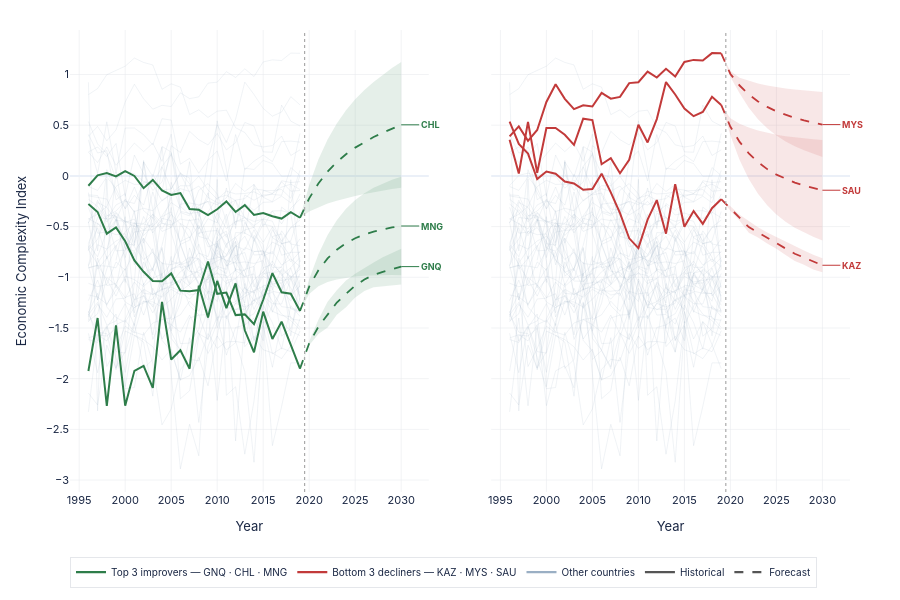

Write notebook code for a chart like this one.
### Markdown cell above
## Fig Z — ECI Forecast 2020\u20132030 (Top Improvers & Decliners)

### Code cell
# ── Retrain on full sample ────────────────────────────────────────────────────
print('Retraining on full 1995-2019 sample for forecasting...')
X_full_raw = df[all_features].values
y_full     = df['Economic Complexity Index'].values
scaler_full = StandardScaler()
X_full      = scaler_full.fit_transform(X_full_raw)
full_years  = df['Year'].values
tscv_full   = PanelTemporalCV(full_years, n_splits=5, gap=1, min_train_years=8)

fc_lasso   = LassoCV(cv=tscv_full, random_state=42, max_iter=10000).fit(X_full, y_full)
fc_ridge   = RidgeCV(alphas=np.logspace(-3, 3, 100), cv=tscv_full).fit(X_full, y_full)
fc_elastic = ElasticNetCV(l1_ratio=[0.5], cv=tscv_full, random_state=42, max_iter=10000).fit(X_full, y_full)
fc_rf      = RandomForestRegressor(n_estimators=200, max_depth=4, min_samples_leaf=10,
                                    random_state=42, n_jobs=-1).fit(X_full, y_full)
fc_models  = {'LASSO': fc_lasso, 'Ridge': fc_ridge, 'Elastic Net': fc_elastic, 'Random Forest': fc_rf}
print('  Done.')

FORECAST_YEARS = list(range(2020, 2031))
trend_features = [f for f in base_features if f != 'L1_ECI']

def extrapolate_country(cdf, years):
    last5 = cdf.tail(5)
    rows = []
    for yr in years:
        row = {'Year': yr, 'Country Code': cdf['Country Code'].iloc[0],
               'Country Name': cdf['Country Name'].iloc[0]}
        for feat in trend_features:
            vals = last5[feat].dropna().values
            if len(vals) >= 2:
                slope, intercept = np.polyfit(np.arange(len(vals)), vals, 1)
                steps = yr - int(last5['Year'].iloc[-1])
                row[feat] = float(intercept + slope * (len(vals) - 1 + steps))
            else:
                row[feat] = float(vals[-1]) if len(vals) else 0.0
        rows.append(row)
    return rows

future_rows = []
for cc, cdf in df.groupby('Country Code'):
    future_rows.extend(extrapolate_country(cdf, FORECAST_YEARS))
future_df = pd.DataFrame(future_rows)

# ── Iterative forecast ────────────────────────────────────────────────────────
records = []
for cc, cdf in df.groupby('Country Code'):
    last_eci = float(cdf.sort_values('Year')['Economic Complexity Index'].iloc[-1])
    fsub = future_df[future_df['Country Code'] == cc].sort_values('Year')
    running = {n: last_eci for n in fc_models}

    for _, frow in fsub.iterrows():
        preds = {}
        for name, model in fc_models.items():
            row_data = frow.copy()
            row_data['L1_ECI'] = running[name]
            row_data['HCI_x_ProductionValue'] = (
                (row_data['Human capital index'] - hci_m) *
                (row_data['Total_Production_Value_Per_Capita'] - prod_m))
            row_data['GFCF_x_ProductionValue'] = (
                (row_data['Gross fixed capital formation, all, Constant prices, Percent of GDP'] - gfcf_m) *
                (row_data['Total_Production_Value_Per_Capita'] - prod_m))
            x_vec = np.array([row_data[f] for f in all_features]).reshape(1, -1)
            pred  = model.predict(scaler_full.transform(x_vec))[0]
            preds[name] = pred
            running[name] = pred

        rec = {'Country Code': cc, 'Country Name': frow['Country Name'],
               'Year': frow['Year'], 'Last_Known_ECI': last_eci,
               'Ensemble': np.mean(list(preds.values()))}
        rec.update(preds)
        records.append(rec)

forecast_df = pd.DataFrame(records)
model_cols = ['LASSO', 'Ridge', 'Elastic Net', 'Random Forest']
forecast_df['ECI_std'] = forecast_df[model_cols].std(axis=1)

ranking = forecast_df.groupby('Country Code').agg(
    Country=('Country Name', 'first'),
    ECI_2019=('Last_Known_ECI', 'first'),
    ECI_2030=('Ensemble', 'last'),
).reset_index()
ranking['Total_Change'] = ranking['ECI_2030'] - ranking['ECI_2019']
ranking = ranking.sort_values('Total_Change', ascending=False).reset_index(drop=True)

top3    = ranking.head(3)['Country Code'].tolist()
bottom3 = ranking.tail(3)['Country Code'].tolist()
print(f'Top 3 improvers: {top3}')
print(f'Bottom 3 decliners: {bottom3}')

# ── Plot ──────────────────────────────────────────────────────────────────────
hist    = df[['Country Code', 'Country Name', 'Year', 'Economic Complexity Index']].dropna()
all_cc  = df['Country Code'].unique().tolist()

TOP_COL  = '#2e7d4a'
BOT_COL  = '#c23a3a'
GREY_LINE = '#9aafc4'

def hex_rgba(hex_col, alpha):
    h = hex_col.lstrip('#')
    r, g, b = int(h[0:2],16), int(h[2:4],16), int(h[4:6],16)
    return f'rgba({r},{g},{b},{alpha})'

figZ = make_subplots(rows=1, cols=2, horizontal_spacing=0.08,
                     shared_yaxes=True)

for panel, highlight, h_col in [(1, top3, TOP_COL), (2, bottom3, BOT_COL)]:

    # Background grey lines (historical only)
    for cc in all_cc:
        if cc in highlight: continue
        h = hist[hist['Country Code'] == cc].sort_values('Year')
        if len(h) == 0: continue
        figZ.add_trace(go.Scatter(
            x=h['Year'], y=h['Economic Complexity Index'], mode='lines',
            line=dict(color=GREY_LINE, width=0.6), opacity=0.25,
            showlegend=False, hoverinfo='skip',
        ), row=1, col=panel)

    # Highlighted countries
    for cc in highlight:
        h = hist[hist['Country Code'] == cc].sort_values('Year')
        f = forecast_df[forecast_df['Country Code'] == cc].sort_values('Year')
        if len(h) == 0: continue

        last_y = h['Economic Complexity Index'].iloc[-1]
        last_x = h['Year'].iloc[-1]

        # Historical solid
        figZ.add_trace(go.Scatter(
            x=h['Year'], y=h['Economic Complexity Index'], mode='lines',
            line=dict(color=h_col, width=2.0),
            showlegend=False, hoverinfo='skip',
        ), row=1, col=panel)

        if len(f) == 0: continue
        f = f.sort_values('Year')
        bx = [last_x] + f['Year'].tolist()
        by = [last_y] + f['Ensemble'].tolist()
        bstd = [0]    + f['ECI_std'].tolist()

        # CI band
        upper = [y + s for y, s in zip(by, bstd)]
        lower = [y - s for y, s in zip(by, bstd)]
        figZ.add_trace(go.Scatter(
            x=bx + bx[::-1], y=upper + lower[::-1],
            fill='toself', fillcolor=hex_rgba(h_col, 0.12),
            line=dict(width=0), showlegend=False, hoverinfo='skip',
        ), row=1, col=panel)

        # Forecast dashed
        figZ.add_trace(go.Scatter(
            x=bx, y=by, mode='lines',
            line=dict(color=h_col, width=1.8, dash='dash'),
            showlegend=False, hoverinfo='skip',
        ), row=1, col=panel)

        # Country label at right end
        xref = 'x' if panel == 1 else 'x2'
        yref = 'y' if panel == 1 else 'y2'
        figZ.add_annotation(
            x=2030, y=by[-1], xref=xref, yref=yref,
            text=f'<b>{cc}</b>', showarrow=True,
            ax=18, ay=0, arrowwidth=1, arrowcolor=h_col,
            font=dict(size=9, color=h_col), xanchor='left',
        )

    figZ.add_vline(x=2019.5, line=dict(color='#aaa', width=1.2, dash='dot'),
                   row=1, col=panel)
    figZ.update_xaxes(title_text='Year', gridcolor=GRID, gridwidth=0.5,
                       dtick=5, range=[1994, 2033], row=1, col=panel)

figZ.update_yaxes(title_text='Economic Complexity Index',
                   gridcolor=GRID, gridwidth=0.5, row=1, col=1)
figZ.update_yaxes(gridcolor=GRID, gridwidth=0.5, row=1, col=2)

# Legend
top_names = ' \u00b7 '.join(top3)
bot_names = ' \u00b7 '.join(bottom3)
for lbl, col, dash, rk in [
    (f'Top 3 improvers \u2014 {top_names}', TOP_COL,  'solid', 1),
    (f'Bottom 3 decliners \u2014 {bot_names}', BOT_COL, 'solid', 2),
    ('Other countries',                       GREY_LINE,'solid', 3),
    ('Historical',                            '#555',   'solid', 4),
    ('Forecast',                              '#555',   'dash',  5),
]:
    figZ.add_trace(go.Scatter(
        x=[None], y=[None], mode='lines',
        line=dict(color=col, width=2.2, dash=dash),
        name=lbl, legendrank=rk,
    ))

figZ.update_layout(
    template='plotly_white', plot_bgcolor=BG, paper_bgcolor=BG,
    font=dict(family=FONT, size=11, color=NAVY),
    height=600, margin=dict(l=70, r=50, t=30, b=90),
    legend=dict(
        orientation='h', font=dict(size=10),
        bgcolor='rgba(255,255,255,0.92)', bordercolor=GRID, borderwidth=1,
        x=0.0, y=-0.14, xanchor='left', yanchor='top',
    ),
)
save(figZ, '12_ml_eci_forecast_2020_2030', w=1300, h=600)
figZ.show(config=CFG)
